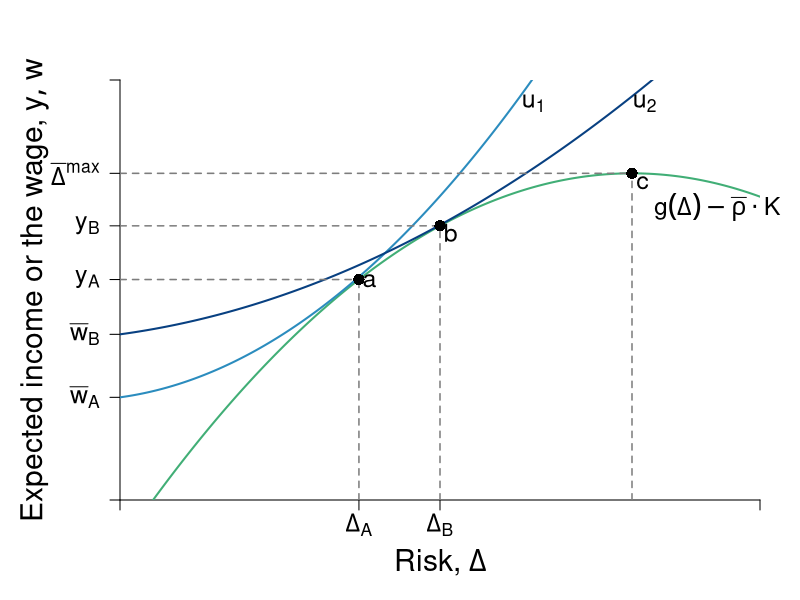

Generate this figure with R:
require(ggplot2)
require(shape)
pdf(file = "capitalism/risk_contrast.pdf", width = 9, height = 7)

#Set parameters for graphics
axislabelsize <- 1.8
labelsize <- 1.5
namesize <- 1.8
annotatesize <- 1.5
graphlinewidth <- 2
segmentlinewidth <- 1.5
a <- c(2, 4, 6)


COL <- c("#7fc97f", "#beaed4", "#fdc086", "#ffff99", "#386cb0", "#f0027f", "#bf5b17", "#666666")
COLA <- c("#e0f3db", "#99d8c9","#66c2a4","#41ae76", "#238b45", "#005824")
COLB <- c("#c6dbef", "#4eb3d3", "#2b8cbe", "#0868ac","#084081")
COLC <- c("#fcfbfd", "#efedf5", "#dadaeb", "#bcbddc", "#9e9ac8", "#807dba", "#6a51a3", "#54278f", "#3f007d")
grays <- gray.colors(25, start = 1, end = 0)
par(mar =  c(5, 6, 4, 2))
xlims <- c(0, 15)
ylims <- c(0, 18)

riskreturn <- function(g, int1 = 14, int2 = 4, coeff = 1/3){
  int1 - (int2 - (coeff)*g)^2
}

uA <- function(y, g, slope = 0.5){
  y + y*g  - slope*g^2
}

indiffA <- function(g, intercept = 3, slope1 = 0.25, slope2 = 0.12){
  intercept  + slope1*g + slope2*g^2
}

indiffA2 <- function(g, intercept = 3, slope1 = 0.25, slope2 = 0.05){
  intercept  + slope1*g + slope2*g^2
}

#Plot command 
plot(0, 0, xlim = xlims, ylim = ylims, 
     type = "n",
     xlab = expression(paste("")),
     ylab = expression(paste("")), 
     axes = FALSE,
     # xlab = expression(paste("Bob's Payoff, ", u^B)),
     # ylab = expression(paste("Alfredo's Payoff, ", u^A)),
     #xaxt = "n", 
     #yaxt = "n", 
     cex.lab = axislabelsize, 
     bty = "n", 
     xaxs="i", 
     yaxs="i"
)


#Customize ticks and labels for the plot
# ticksy <- seq(ylims[1], ylims[2], 3)
# ylabels <- seq(ylims[1], ylims[2], 3)
# ticksx <- seq(xlims[1], xlims[2], 5)
# xlabels <- seq(xlims[1], xlims[2], 5)
ticksx <- c(0, 5.6, 7.5, xlims[2])
xlabels <- c(NA, expression(paste(Delta[A])), expression(paste(Delta[B])), NA)
ticksy <- c(0, 4.4, 7.1, riskreturn(5.6), riskreturn(7.5), riskreturn(g = 12), ylims[2])
ylabels <- c(NA, expression(paste(bar(w)[A])), expression(paste(bar(w)[B])), expression(paste(y[A])), expression(paste(y[B])), expression(paste(bar(Delta)^"max")), NA)

axis(1, at = ticksx, pos = 0, labels = xlabels, cex.axis = labelsize)
axis(2, at = ticksy, pos = 0, labels = ylabels, las = 1, cex.axis = labelsize)

#Axis labels and draw linear utility function
mtext(expression(paste("Risk, ", Delta)), side = 1, line = 3, cex = axislabelsize)
text(-2, 0.5*ylims[2], expression(paste("Expected income or the wage, ", list(y, w))), xpd = TRUE, cex = axislabelsize, srt = 90) 


npts <- 500 
xx1 <- seq(xlims[1], xlims[2], length.out = npts)
lines(xx1, riskreturn(xx1), col = COLA[4], lwd = graphlinewidth, lty = 1)
lines(xx1, indiffA(xx1, intercept = 4.4), col = COLB[3], lwd = graphlinewidth, lty = 1)
#lines(xx1, indiffA(xx1, intercept = 5.8), col = COLB[3], lwd = segmentlinewidth, lty = 2)
#lines(xx1, indiffA(xx1, intercept = 8), col = COLB[3], lwd = graphlinewidth, lty = 1)
lines(xx1, indiffA2(xx1, intercept = 7.1), col = COLB[5], lwd = graphlinewidth, lty = 1)
#lines(xx1, indiffA2(xx1, intercept = 5.8), col = COLB[5], lwd = segmentlinewidth, lty = 2)

#lines(xx1, indiffA2(xx1, intercept = 10), col = COLB[5], lwd = graphlinewidth, lty = 1)

#Add points a, b, c and c
segments(5.6, 0, 5.6, riskreturn(g = 5.6), lty = 2, col = grays[20], lwd = segmentlinewidth)
segments(0, riskreturn(g = 5.6), 5.6, riskreturn(g = 5.6), lty = 2, col = grays[20], lwd = segmentlinewidth)
points(5.6, riskreturn(g = 5.6), pch = 16, col = "black", cex = 1.5)
text(5.6 + 0.25, riskreturn(g = 5.6) - 0.05, expression(a), cex = labelsize)


segments(7.5, 0, 7.5, riskreturn(g = 7.5) , lty = 2, col = grays[20], lwd = segmentlinewidth)
segments(0, riskreturn(g = 7.5) , 7.5, riskreturn(g = 7.5) , lty = 2, col = grays[20], lwd = segmentlinewidth)
points(7.5, riskreturn(g = 7.5) , pch = 16, col = "black", cex = 1.5)
text(7.5 + 0.25, riskreturn(g = 7.5) - 0.3, expression(b), cex = labelsize)


segments(12, 0, 12, riskreturn(g = 12) , lty = 2, col = grays[20], lwd = segmentlinewidth)
segments(0, riskreturn(g = 12) , 12, riskreturn(g = 12) , lty = 2, col = grays[20], lwd = segmentlinewidth)
text(12 + 0.25, riskreturn(g = 12) - 0.4, expression(c), cex = labelsize)
points(12, riskreturn(g = 12) , pch = 16, col = "black", cex = 1.5)


#Segment for next best wage offer
#segments(0, 5.75, xlims[2], 5.75, lty = 2, col = "gray", lwd = segmentlinewidth)





#Label risk return schedule
text(14, riskreturn(g = 14) - 1, expression(paste(g(Delta) - bar(rho)%.%K) ), cex = labelsize, xpd =  TRUE)

#Label value functions
#text(13.2, 17, expression(u[1]^B), cex = labelsize)
text(12.3, 17, expression(u[2]), cex = labelsize)
text(9.7, 17, expression(u[1]), cex = labelsize)
#text(8.2, 17, expression(u[2]^A), cex = labelsize)


dev.off()
